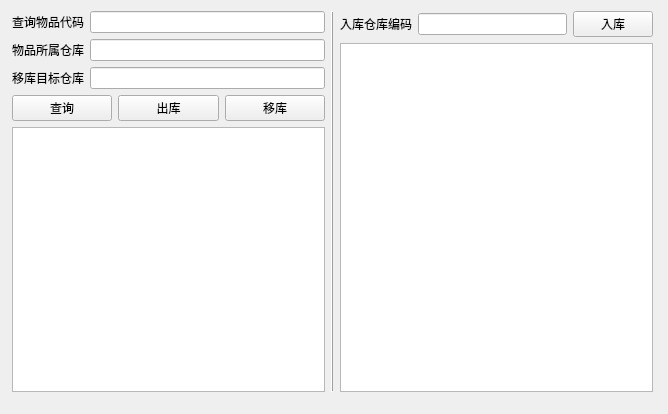
<?xml version="1.0" encoding="UTF-8"?>
<ui version="4.0">
 <class>CStorageDLG</class>
 <widget class="QWidget" name="CStorageDLG">
  <property name="geometry">
   <rect>
    <x>0</x>
    <y>0</y>
    <width>668</width>
    <height>414</height>
   </rect>
  </property>
  <property name="windowTitle">
   <string>仓库存储管理</string>
  </property>
  <widget class="QWidget" name="">
   <property name="geometry">
    <rect>
     <x>12</x>
     <y>11</y>
     <width>641</width>
     <height>381</height>
    </rect>
   </property>
   <layout class="QHBoxLayout" name="horizontalLayout_6">
    <item>
     <layout class="QVBoxLayout" name="verticalLayout_2">
      <item>
       <layout class="QVBoxLayout" name="verticalLayout">
        <item>
         <layout class="QHBoxLayout" name="horizontalLayout">
          <item>
           <widget class="QLabel" name="label">
            <property name="text">
             <string>查询物品代码</string>
            </property>
           </widget>
          </item>
          <item>
           <widget class="QLineEdit" name="lineEdit_num"/>
          </item>
         </layout>
        </item>
        <item>
         <layout class="QHBoxLayout" name="horizontalLayout_2">
          <item>
           <widget class="QLabel" name="label_2">
            <property name="text">
             <string>物品所属仓库</string>
            </property>
           </widget>
          </item>
          <item>
           <widget class="QLineEdit" name="lineEdit_wareHoseNameL"/>
          </item>
         </layout>
        </item>
        <item>
         <layout class="QHBoxLayout" name="horizontalLayout_3">
          <item>
           <widget class="QLabel" name="label_3">
            <property name="text">
             <string>移库目标仓库</string>
            </property>
           </widget>
          </item>
          <item>
           <widget class="QLineEdit" name="lineEdit_move"/>
          </item>
         </layout>
        </item>
       </layout>
      </item>
      <item>
       <layout class="QHBoxLayout" name="horizontalLayout_4">
        <item>
         <widget class="QPushButton" name="pushButton_query">
          <property name="text">
           <string>查询</string>
          </property>
         </widget>
        </item>
        <item>
         <widget class="QPushButton" name="pushButton_delete">
          <property name="text">
           <string>出库</string>
          </property>
         </widget>
        </item>
        <item>
         <widget class="QPushButton" name="pushButton_move">
          <property name="text">
           <string>移库</string>
          </property>
         </widget>
        </item>
       </layout>
      </item>
      <item>
       <widget class="QTableView" name="tableView_left">
        <property name="showGrid">
         <bool>true</bool>
        </property>
        <property name="gridStyle">
         <enum>Qt::SolidLine</enum>
        </property>
       </widget>
      </item>
     </layout>
    </item>
    <item>
     <widget class="Line" name="line">
      <property name="frameShadow">
       <enum>QFrame::Raised</enum>
      </property>
      <property name="lineWidth">
       <number>1</number>
      </property>
      <property name="orientation">
       <enum>Qt::Vertical</enum>
      </property>
     </widget>
    </item>
    <item>
     <layout class="QVBoxLayout" name="verticalLayout_3">
      <item>
       <layout class="QHBoxLayout" name="horizontalLayout_5">
        <item>
         <widget class="QLabel" name="label_4">
          <property name="text">
           <string>入库仓库编码</string>
          </property>
         </widget>
        </item>
        <item>
         <widget class="QLineEdit" name="lineEdit_wareHouseNumR"/>
        </item>
        <item>
         <widget class="QPushButton" name="pushButton_add">
          <property name="text">
           <string>入库</string>
          </property>
         </widget>
        </item>
       </layout>
      </item>
      <item>
       <widget class="QTableView" name="tableView_right"/>
      </item>
     </layout>
    </item>
   </layout>
  </widget>
 </widget>
 <resources/>
 <connections/>
</ui>
